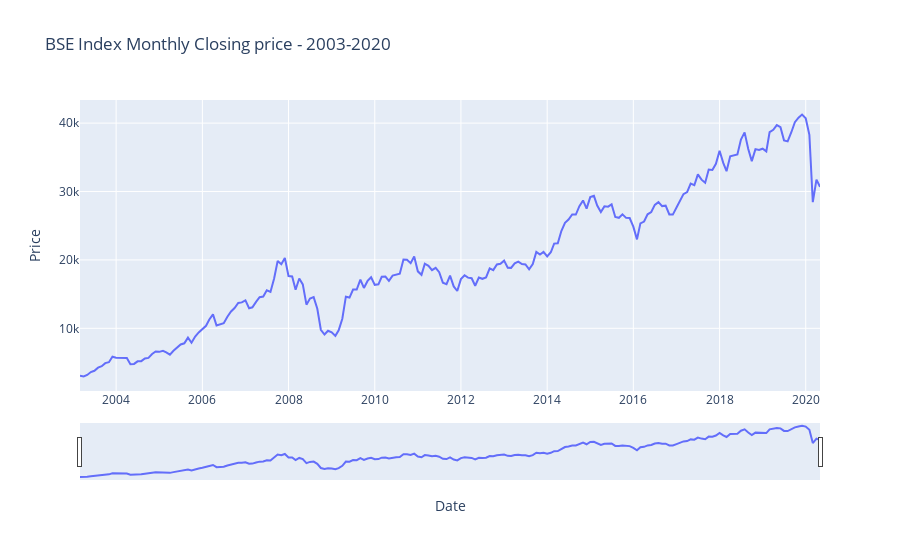

Write notebook code for a chart like this one.
### Code cell
# Using Plotly Graph Objects _with Range Slider
import plotly.graph_objects as go
import plotly.express as px

fig = px.line(df, x='Date', y='Price', title='BSE Index Monthly Closing price - 2003-2020')

fig.update_xaxes(rangeslider_visible=True)
fig.show()

### Figure 1 — Plotly figure (JSON) as saved in the notebook; plotly's stock layout.template omitted (floating-point values rounded to 4 significant figures; data arrays with more than 128 entries replaced by an {"elided": "..."} marker saying what was removed)
{"data": [{"hovertemplate": "Date=%{x}<br>Price=%{y}<extra></extra>", "legendgroup": "", "line": {"color": "#636efa", "dash": "solid"}, "mode": "lines", "name": "", "showlegend": false, "type": "scatter", "x": {"elided": "207 str values"}, "xaxis": "x", "y": {"elided": "207 float values"}, "yaxis": "y"}], "layout": {"legend": {"tracegroupgap": 0}, "title": {"text": "BSE Index Monthly Closing price - 2003-2020"}, "xaxis": {"anchor": "y", "domain": [0, 1], "rangeslider": {"visible": true}, "title": {"text": "Date"}}, "yaxis": {"anchor": "x", "domain": [0, 1], "title": {"text": "Price"}}}}
